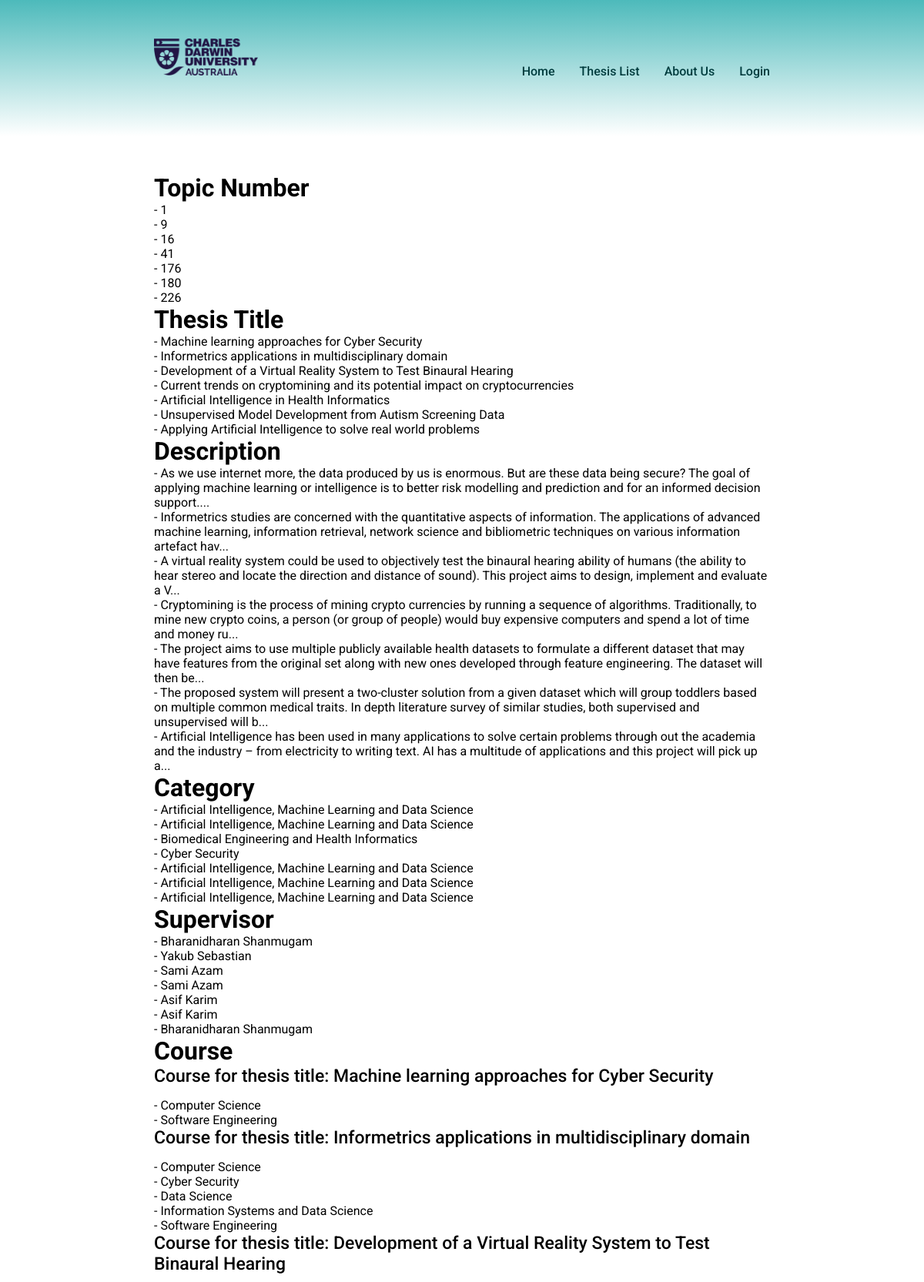
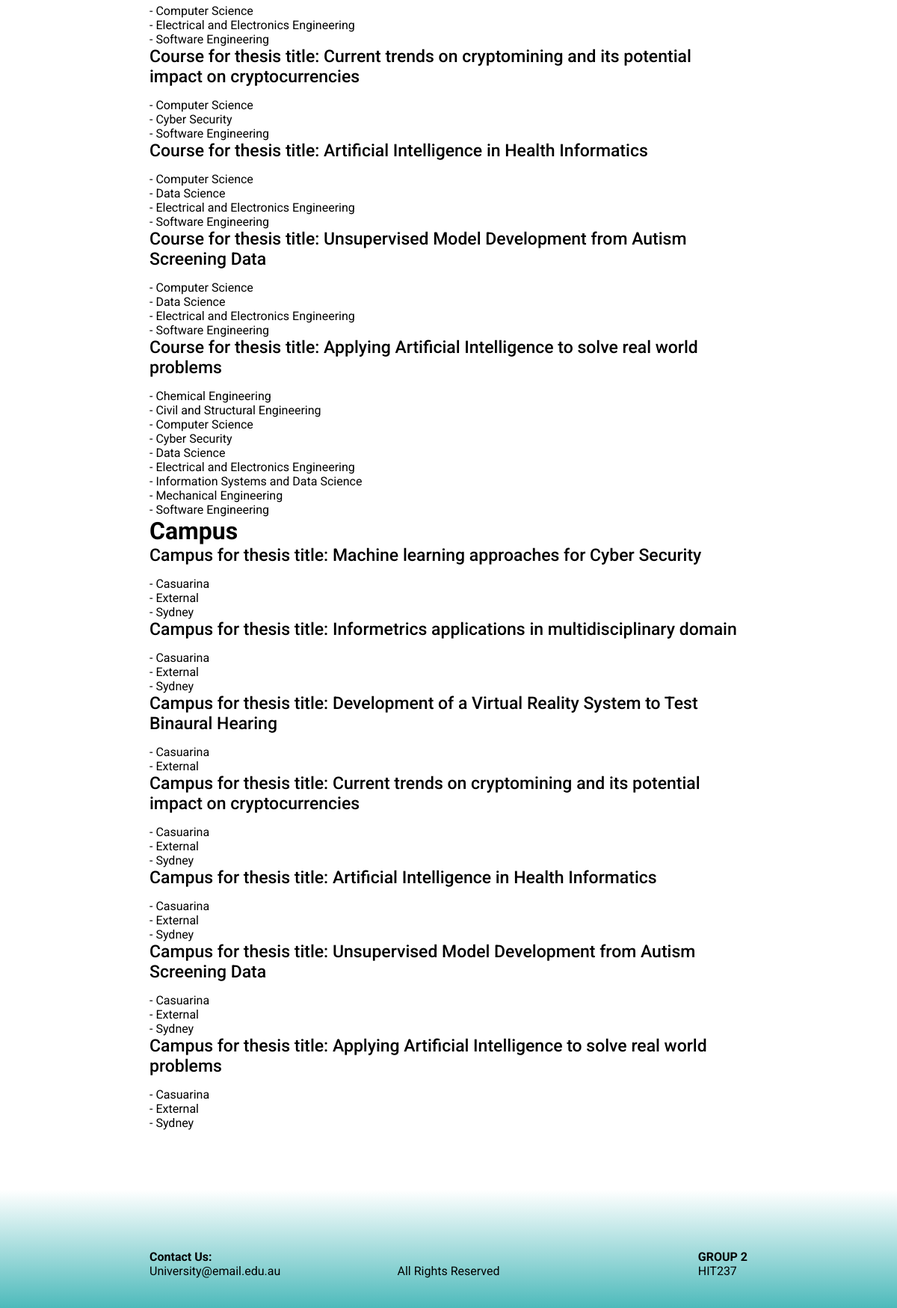
/test/, run on an earlier commit of the app's database (2 pictures, top to bottom).
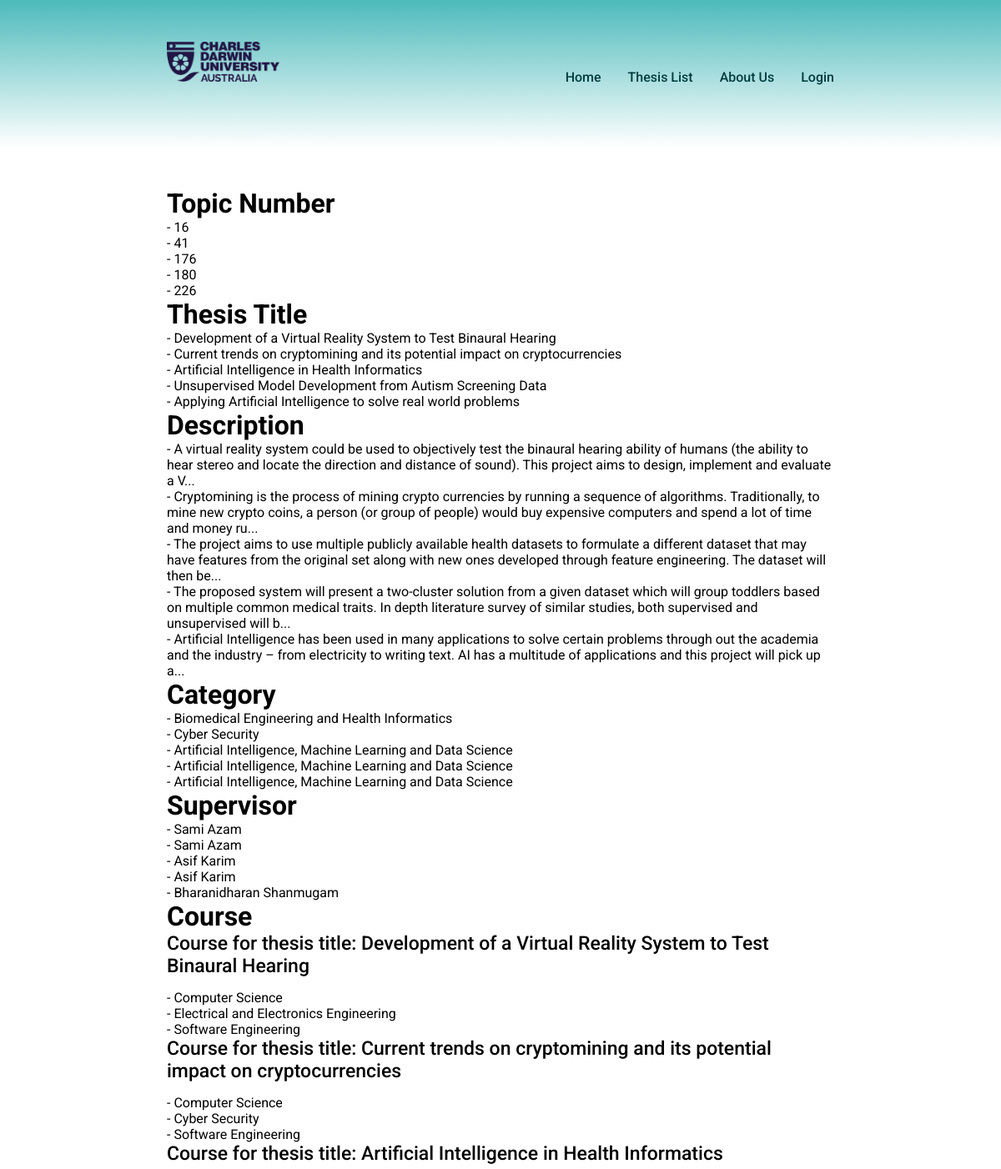
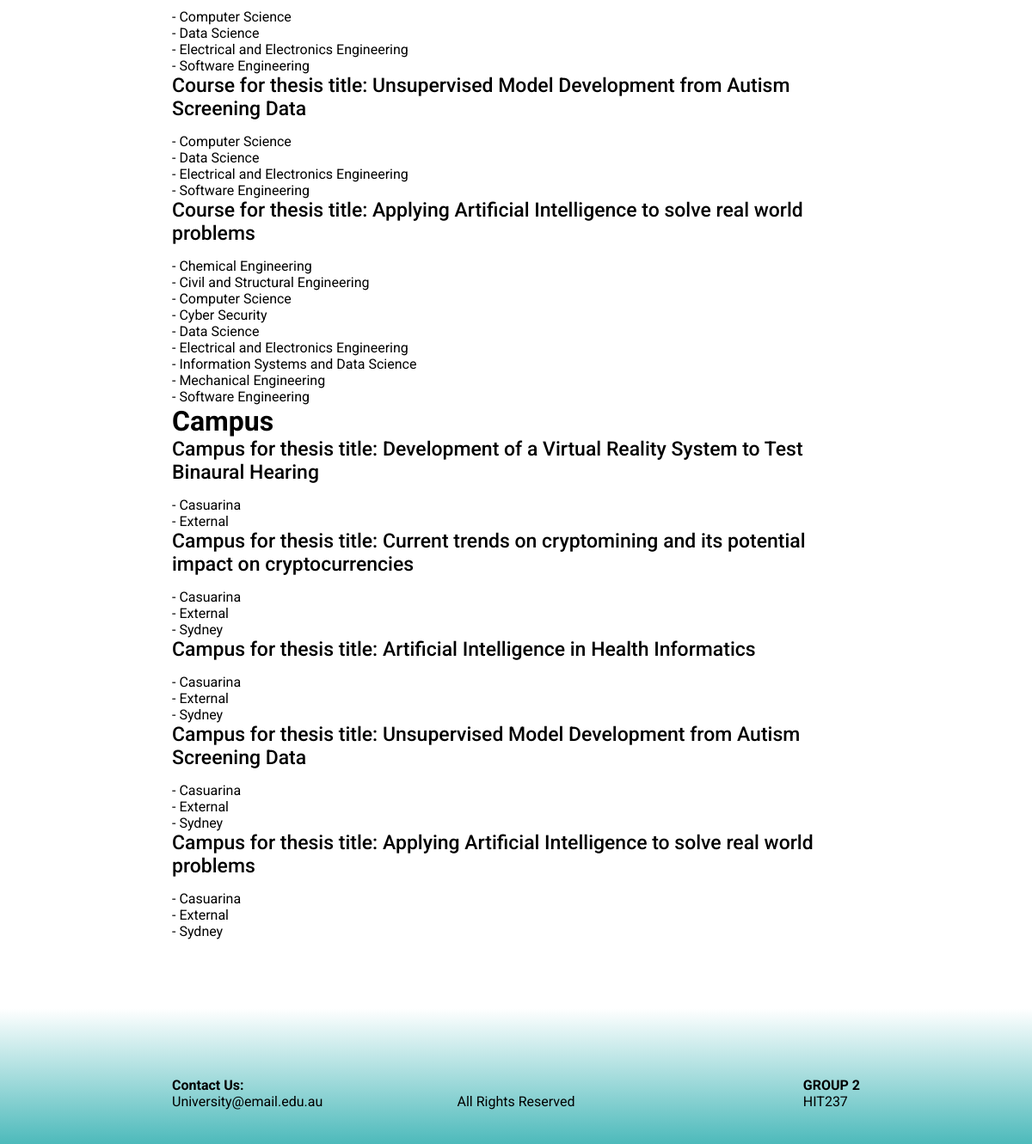
And on a later commit of the database (2 pictures, top to bottom).
### main/models.py (models this page shows, shortened)
class Thesis(models.Model):
    topic_number = models.IntegerField(
        validators=[
            MinValueValidator(0),
            MaxValueValidator(1000),
        ],
        verbose_name='Thesis Number',
        primary_key=True,
    )
    title = models.CharField(max_length=100, verbose_name='Thesis Title',)
    description = models.TextField(verbose_name='Thesis Description')
    category = models.ForeignKey(Category, on_delete=models.PROTECT, verbose_name='Category Name')
    supervisor = models.ForeignKey(Supervisor, on_delete= models.PROTECT, verbose_name='Supervisor Name')
    course = models.ManyToManyField(Course, verbose_name='Course Name')
    campus = models.ManyToManyField(Campus, verbose_name='Campus Name',)
    last_edited = models.DateTimeField(auto_now=True, verbose_name = 'Date Edited')

class Category(models.Model):
    CATEGORY_CHOICES = [
        ('Artificial Intelligence, Machine Learning and Data Science', 'Artificial Intelligence, Machine Learning and Data Science'),
        ('Biomedical Engineering and Health Informatics', 'Biomedical Engineering and Health Informatics'),
        ('Cyber Security', 'Cyber Security'),
    ]
    category = models.CharField(
        max_length=100,
        choices=CATEGORY_CHOICES,
        verbose_name='Category Name',
        primary_key=True,
    )
    def __str__(self):
        return self.category

class Supervisor(models.Model):
    SUPERVISOR_CHOICES = [
        ('Bharanidharan Shanmugam', 'Bharanidharan Shanmugam'),
        ('Yakub Sebastian', 'Yakub Sebastian'),
        ('Sami Azam', 'Sami Azam'),
        ('Asif Karim', 'Asif Karim'),
    ]
    supervisor = models.CharField(
        max_length=50,
        choices=SUPERVISOR_CHOICES,
        verbose_name='Supervisor Name',
        primary_key=True,
    )
    def __str__(self):
        return self.supervisor

class Course(models.Model):
    COURSE_CHOICES = [
        ('Chemical Engineering', 'Chemical Engineering'),
        ('Civil and Structural Engineering', 'Civil and Structural Engineering'),
        ('Electrical and Electronics Engineering', 'Electrical and Electronics Engineering'),
        ('Mechanical Engineering', 'Mechanical Engineering'),
        ('Computer Science', 'Computer Science'),
        ('Cyber Security', 'Cyber Security'),
        ('Data Science', 'Data Science'),
        ('Information Systems and Data Science', 'Information Systems and Data Science'),
        ('Software Engineering', 'Software Engineering'),
    ]
    course = models.CharField(
        max_length=50,
        choices=COURSE_CHOICES,
        verbose_name='Course Name',
        primary_key=True,
    )
    def __str__(self):
        return self.course

class Campus(models.Model):
    CAMPUS_CHOICES = [
        ('Casuarina', 'Casuarina'),
        ('Sydney', 'Sydney'),
        ('External', 'External'),
    ]
    campus = models.CharField(
        max_length=20,
        choices=CAMPUS_CHOICES,
        verbose_name='Campus Name',
        primary_key=True,
    )
    def __str__(self):
        return self.campus

### main/views.py (the view)
# urls.py: path('test/', views.data_retrieval_test), # for troubleshooting purposes
def data_retrieval_test(request):
    thesis_list = Thesis.objects.all()
    context = {
        'thesis_list': thesis_list,
    }
    return render(request, 'main/data_retrieval_test.html', context)

### main/templates/main/data_retrieval_test.html
{% extends "main/base.html" %}
{% block main_body %}
    <h1>Topic Number</h1>
    {% for thesis in thesis_list %}
        <p>- {{ thesis.topic_number }}</p>
    {% endfor %}
    <h1>Thesis Title</h1>
    {% for thesis in thesis_list %}
        <p>- {{ thesis.title }}</p>
    {% endfor %}
    <h1>Description</h1>
    {% for thesis in thesis_list %}
        <p>- {{ thesis.description }}</p>
    {% endfor %}
    <h1>Category</h1>
    {% for thesis in thesis_list %}
        <p>- {{ thesis.category }}</p>
    {% endfor %}
    <h1>Supervisor</h1>
    {% for thesis in thesis_list %}
        <p>- {{ thesis.supervisor }}</p>
    {% endfor %}
    <h1>Course</h1>
    {% for thesis in thesis_list %}
        <h3>Course for thesis title: {{thesis.title}}</h3>
        {% for course in thesis.course.all %}
            <p>- {{ course }}</p>
        {% endfor %}
    {% endfor %}
    <h1>Campus</h1>
    {% for thesis in thesis_list %}
        <h3>Campus for thesis title: {{thesis.title}}</h3>
        {% for campus in thesis.campus.all %}
        <p>- {{campus}}</p>
        {% endfor %}
    {% endfor %}
{% endblock %}

### main/templates/main/base.html (shortened to what this page needs)
<!doctype html>
<html lang="en">
    <head>
        {% load static %}<link rel="stylesheet" href="{% static 'styles.css' %}">
    </head>
    <body>
        <div class="header-main-container">
            <header>
                <div class='heading'>
                    <div class="logo-container">
                        <a href="{% url 'home'%}">
                            <img class="logo" src="{% static "CDU_logo.png" %}" alt="cdu logo">
                        </a>
                    </div>
                    <nav class='nav_container'>
                        <a href="{% url 'home'%}">Home</a>
                        <a href="{% url 'thesis_list' %}">Thesis List</a>
                        <a href= "{% url 'about_us' %}" >About Us</a>
                        {% if user.is_authenticated %}
                            <a href="{% url 'logout' %}">Logout</a>
                        {% else %}
                            <a href="{% url 'login' %}">Login</a>
                        {% endif %}
                    </nav>
                </div>
            </header>
            <main>
                <div class = 'main_body'>
                    {% block main_body %}{% endblock  %}
                </div>
            </main>
        </div>
        <footer>
            <div class="footer-section">
                <div>
                    <h4>Contact Us:</h4>
                    <p class="contact">University@email.edu.au</p>
                </div>
                <div>
                    <p class="copyright">All Rights Reserved</p>
                </div>
                <div>
                    <h4 class="footer-title">GROUP 2</h4>
                    <p class="unit">HIT237</p>
                </div>
            </div>
        </footer>
    </body>
</html>

### main/static/styles.css (style rules this page uses)
:root { font-family: 'Roboto'; --primary-color: #4dbabb; --secondary-color: #e6e6e6; --font-primary: black; --font-secondary: rgb(0, 61, 63); }
header { padding: 50px 0 75px 0; margin: 0 0 3rem 0; background-image: linear-gradient(var(--primary-color), white); }
.heading { display: flex; justify-content: space-between; align-items: flex-end; }
.logo { height: 3rem; }
.main_body, .heading { width: 50%; margin: auto; min-width: 800px; }
body { min-height: 100vh; display: flex; flex-direction: column; justify-content: space-between; }
footer { display: flex; align-items:flex-end; position: relative; width: 100%; margin: 5rem 0 0 0; padding: 5rem 0 2.5rem; background-image: linear-gradient(white, var(--primary-color)); }
.footer-section { width: 50%; margin: 0 auto; min-width: 800px; display: flex; justify-content: space-between; align-items: center; }
.copyright { position: absolute; left: 50%; transform: translateX(-50%); }
.main_body h3 { font-weight: 500; font-size: 23px; margin-bottom: 15px; }

What changed in the data, as far as the page shows it:
removed Thesis: topic_number "1", title "Machine learning approaches for Cyber Security", description "As we use internet more, the data produced by us is enormous. But are these data being secure? The goal of applying machine learning or intelligence is to better risk modelling and prediction and for an informed decision support....", category "Artificial Intelligence, Machine Learning and Data Science", supervisor "Bharanidharan Shanmugam", Course (course "Computer Science"), Course (course "Software Engineering"), Campus (campus "Casuarina"), Campus (campus "External"), Campus (campus "Sydney")
removed Thesis: topic_number "9", title "Informetrics applications in multidisciplinary domain", description "Informetrics studies are concerned with the quantitative aspects of information. The applications of advanced machine learning, information retrieval, network science and bibliometric techniques on various information artefact hav...", category "Artificial Intelligence, Machine Learning and Data Science", supervisor "Yakub Sebastian", Course (course "Computer Science"), Course (course "Cyber Security"), Course (course "Data Science"), Course (course "Information Systems and Data Science"), Course (course "Software Engineering"), Campus (campus "Casuarina"), Campus (campus "External"), Campus (campus "Sydney")
